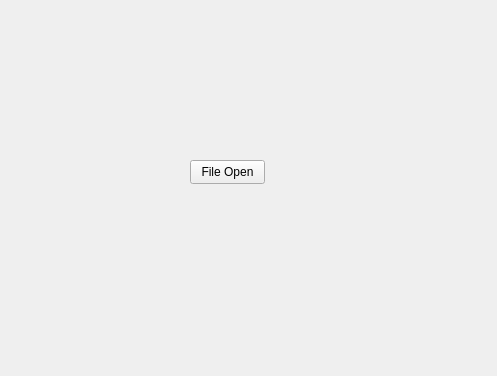
<?xml version="1.0" encoding="UTF-8"?>
<ui version="4.0">
 <class>Widget</class>
 <widget class="QWidget" name="Widget">
  <property name="geometry">
   <rect>
    <x>0</x>
    <y>0</y>
    <width>497</width>
    <height>376</height>
   </rect>
  </property>
  <property name="windowTitle">
   <string>Widget</string>
  </property>
  <widget class="QPushButton" name="pushButtonFileOpen">
   <property name="geometry">
    <rect>
     <x>190</x>
     <y>160</y>
     <width>75</width>
     <height>24</height>
    </rect>
   </property>
   <property name="text">
    <string>File Open</string>
   </property>
  </widget>
 </widget>
 <resources/>
 <connections/>
</ui>
